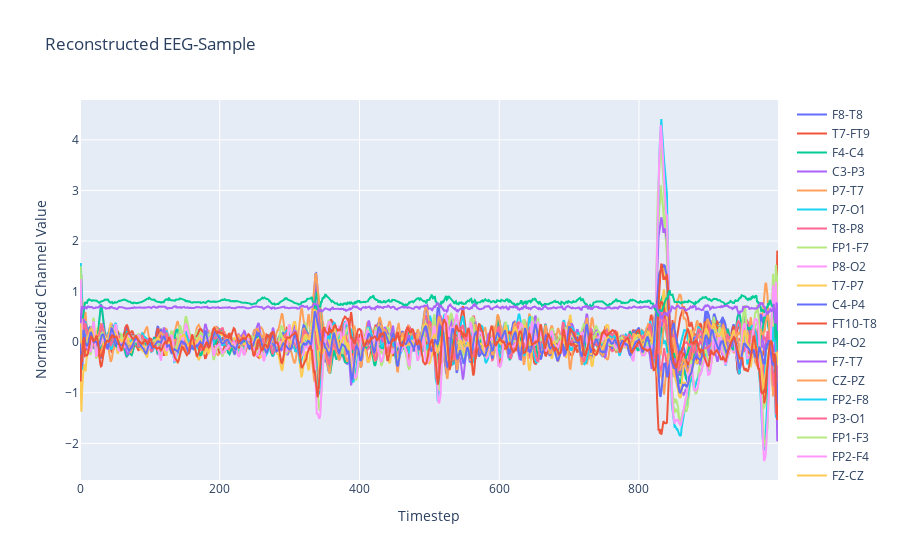

The notebook cell this image was saved under:
### Code cell
pred = autoencoder.predict(X_train_anomalies[:1])
a = np.transpose(pred, (0,2,1))
data = []
for i in range(len(a[0])):
    data.append(
        go.Scatter(y=a[0,i], name=channels[i])
    )

fig = go.Figure(
    data = data,
    layout = {"yaxis": {"title": "Normalized Channel Value"}, "xaxis": {"title": "Timestep"}, "title": "Reconstructed EEG-Sample"}
)

fig.show()

### Figure 1 — Plotly figure (JSON) as saved in the notebook; plotly's stock layout.template omitted (floating-point values rounded to 4 significant figures; data arrays with more than 128 entries replaced by an {"elided": "..."} marker saying what was removed)
{"data": [{"name": "F8-T8", "type": "scatter", "y": {"elided": "1000 float values"}}, {"name": "T7-FT9", "type": "scatter", "y": {"elided": "1000 float values"}}, {"name": "F4-C4", "type": "scatter", "y": {"elided": "1000 float values"}}, {"name": "C3-P3", "type": "scatter", "y": {"elided": "1000 float values"}}, {"name": "P7-T7", "type": "scatter", "y": {"elided": "1000 float values"}}, {"name": "P7-O1", "type": "scatter", "y": {"elided": "1000 float values"}}, {"name": "T8-P8", "type": "scatter", "y": {"elided": "1000 float values"}}, {"name": "FP1-F7", "type": "scatter", "y": {"elided": "1000 float values"}}, {"name": "P8-O2", "type": "scatter", "y": {"elided": "1000 float values"}}, {"name": "T7-P7", "type": "scatter", "y": {"elided": "1000 float values"}}, {"name": "C4-P4", "type": "scatter", "y": {"elided": "1000 float values"}}, {"name": "FT10-T8", "type": "scatter", "y": {"elided": "1000 float values"}}, {"name": "P4-O2", "type": "scatter", "y": {"elided": "1000 float values"}}, {"name": "F7-T7", "type": "scatter", "y": {"elided": "1000 float values"}}, {"name": "CZ-PZ", "type": "scatter", "y": {"elided": "1000 float values"}}, {"name": "FP2-F8", "type": "scatter", "y": {"elided": "1000 float values"}}, {"name": "P3-O1", "type": "scatter", "y": {"elided": "1000 float values"}}, {"name": "FP1-F3", "type": "scatter", "y": {"elided": "1000 float values"}}, {"name": "FP2-F4", "type": "scatter", "y": {"elided": "1000 float values"}}, {"name": "FZ-CZ", "type": "scatter", "y": {"elided": "1000 float values"}}, {"name": "F3-C3", "type": "scatter", "y": {"elided": "1000 float values"}}, {"name": "FT9-FT10", "type": "scatter", "y": {"elided": "1000 float values"}}, {"name": "age", "type": "scatter", "y": {"elided": "1000 float values"}}, {"name": "gender", "type": "scatter", "y": {"elided": "1000 float values"}}], "layout": {"title": {"text": "Reconstructed EEG-Sample"}, "xaxis": {"title": {"text": "Timestep"}}, "yaxis": {"title": {"text": "Normalized Channel Value"}}}}
